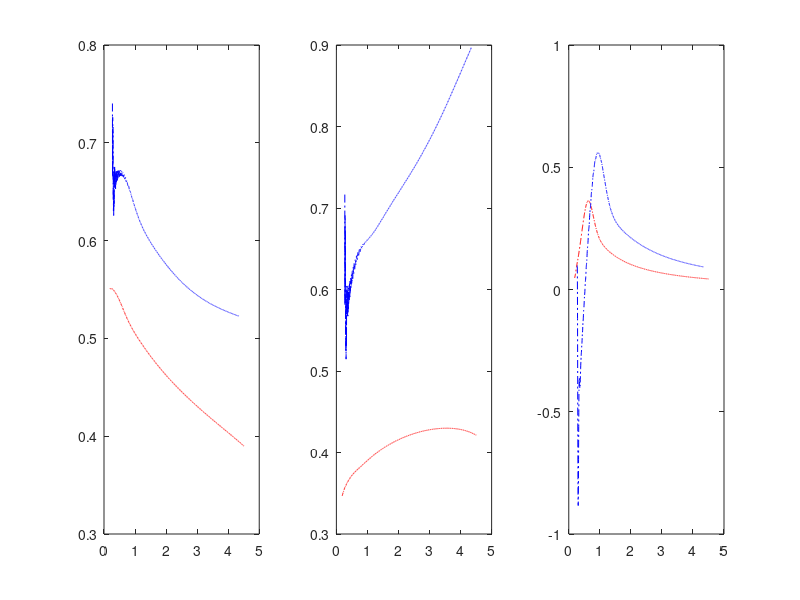

Reproduce this figure in MATLAB. (Note: this script raises an error after producing the figure.)
 clf
 %
load latetimedatatau050to16L20Lmin10N128H30mu050;
sf = 1/omega;
subplot(1,3,1);plot(areaah(:,1)/sf^(1/3),areaah(:,2)*sf^(1/3),'-.','color','red'),hold on
subplot(1,3,2);plot(areaah(:,1)/sf^(1/3),areaah(:,3)*sf^(2/3),'-.','color','red'),hold on
subplot(1,3,3);plot(areaah(:,1)/sf^(1/3),-areaah(:,4)*sf^(4/3),'-.','color','red'),hold on
%
load latetimedatatau100to1599L20Lmin11N128H30mu020cbar16.mat;
sf = 1/omega;
areaahold = areaah;
subplot(1,3,1);plot(areaah(:,1)/sf^(1/3),areaah(:,2)*sf^(1/3),'-.','color','b'),hold on
subplot(1,3,2);plot(areaah(:,1)/sf^(1/3),areaah(:,3)*sf^(2/3),'-.','color','b'),hold on
subplot(1,3,3);plot(areaah(:,1)/sf^(1/3),-areaah(:,4)*sf^(4/3),'-.','color','b'),hold on
%
load latetimedatatau100to16L20Lmin30N128H30mu1000.mat;
sf = 1/omega;
subplot(1,3,1);plot(areaah(:,1)/sf^(1/3),areaah(:,2)*sf^(1/3),'-.','color','g'),hold on
xlabel \tau, ylabel 'r_h',
legend(['\tau_0 = ' num2str(0.5*0.04^(1/3))],['\tau_0 = ' num2str(0.5^(1/3))],['\tau_0 = 1.0'],'location','NorthEast')
subplot(1,3,2);plot(areaah(:,1)/sf^(1/3),areaah(:,3)*sf^(2/3),'-.','color','g'),hold on
xlabel \tau, ylabel 'A_h',title('c = 64')
legend(['\tau_0 = ' num2str(0.05^(1/3))],['\tau_0 = ' num2str(0.5^(1/3))],['\tau_0 = 1.0'],'location','SouthEast')
subplot(1,3,3);plot(areaah(:,1)/sf^(1/3),-areaah(:,4)*sf^(4/3),'-.','color','g'),hold on
xlabel \tau, ylabel '-a_4',
legend(['\tau_0 = ' num2str(0.05^(1/3))],['\tau_0 = ' num2str(0.5^(1/3))],['\tau_0 = 1.0'],'location','NorthEast')
